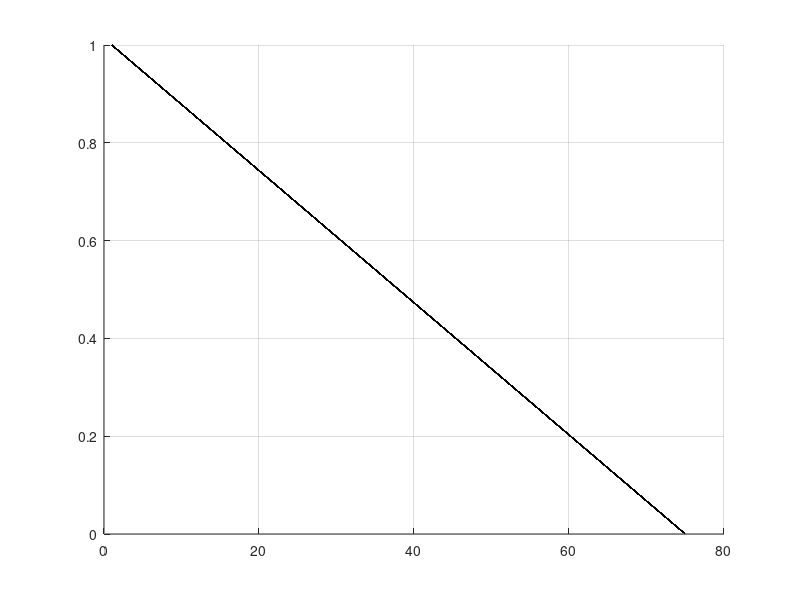
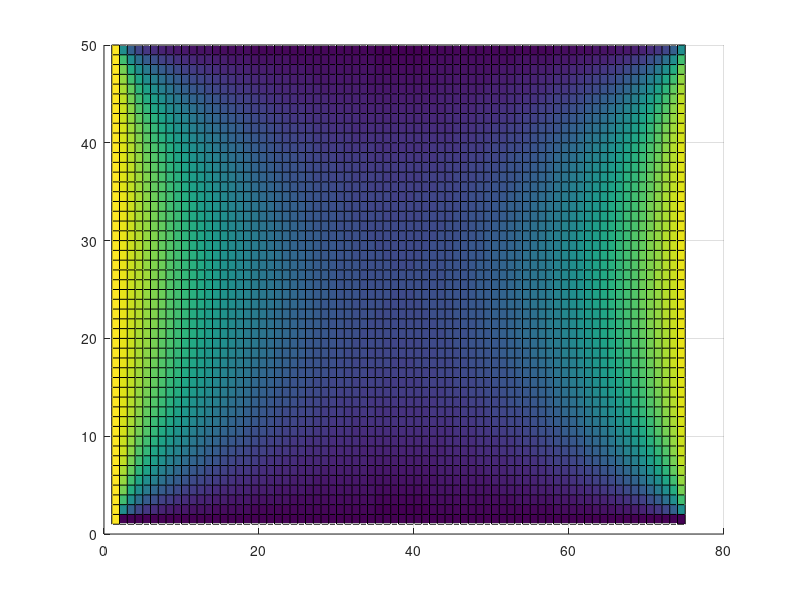
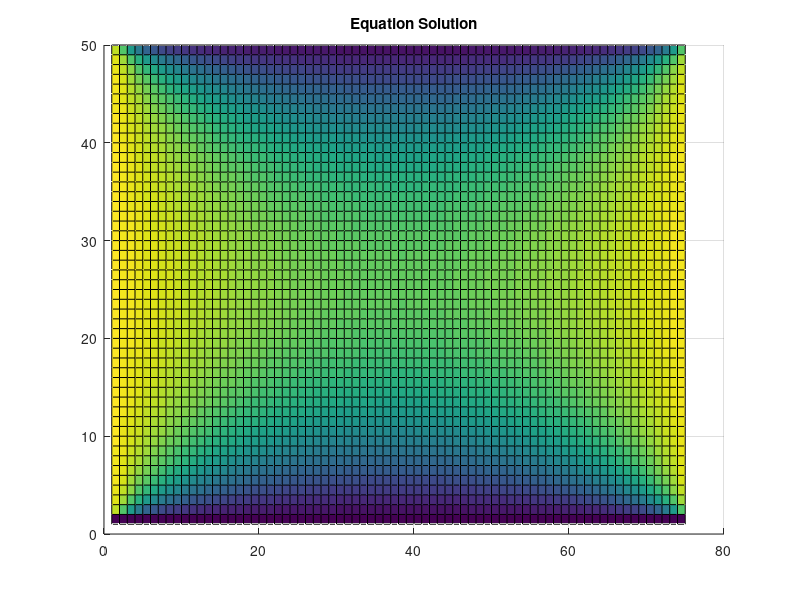

The MATLAB script that drew these images, in order: (Note: this script raises an error after producing the figures.)
%% ELEC 4700 Assignment 2
% Finite Difference Method - Jinseng Vanderkloot 101031534 - Due: March 1, 2022

%% Part 1A: Define the area and see what happens when left side is 1V and right side is 0V while top and bottom isolate.
nx = 75; % # of colums
ny = 50; % # of rows
G = sparse(nx*ny,ny*nx);
F = zeros(nx*ny,1);

for i = 1:nx
    for j = 1:ny
        n = j + (i-1) * ny;     % middle
        nxm = j + (i-2) * ny;   % right
        nxp = j + i * ny;       % left
        nym = j-1 + (i-1) * ny; % top
        nyp = j+1 + (i-1) * ny; % down
        if i == 1 %Left Boundary V=Vo
            G(n,n) = 1;
            F(n,1) = 1;
        elseif i == nx %Right Boundary V=0
            G(n,n) = 1;
        elseif j == 1 %Bottom
            G(n,n) = -3;
            G(n,nxm) = 1;
            G(n,nxp) = 1;
            G(n,nyp) = 1;
        elseif j == ny %Top
            G(n,n) = -3;
            G(n,nxm) = 1;
            G(n,nxp) = 1;
            G(n,nym) = 1;
        else %Middle 
            G(n,n) = -4;
            G(n,nxm) = 1;
            G(n,nxp) = 1;
            G(n,nym) = 1;
            G(n,nyp) = 1;
        end
    end
end

V = G\F;
Vmap = reshape(V, [ny, nx]); % Reshaping Vector to a matrix
figure('name', 'Solution 1A'), title('Simulation Solution'), surf(Vmap'), view(90,0);
%% 
%% 
%% Part 1B: Both left and right have 1V and sides and top and bottom are 0V, get the finite difference solution and compare the mathmatical solution for the shape. 
nx = 75; % # of colums
ny = 50; % # of rows
G = sparse(nx*ny,ny*nx);
F = zeros(nx*ny,1);
for i = 1:nx
    for j = 1:ny
        n = j + (i-1) * ny;     % middle
        nxm = j + (i-2) * ny;   % right
        nxp = j + i * ny;       % left
        nym = j-1 + (i-1) * ny; % top
        nyp = j+1 + (i-1) * ny; % down
        if i == 1 %Left Boundary V=Vo
            G(n,n) = 1;
            F(n,1) = 1;
        elseif i == nx %Right Boundary V=Vo
            G(n,n) = 1;
            F(n,1) = 1;
        elseif j == 1 %Bottom Boundary V=0
            G(n,n) = 1;
            F(n,1) = 0;
        elseif j == ny %Top Boundary V=0
            G(n,n) = 1;
            F(n,1) = 0;
        else %Middle
            G(n,n) = -4;
            G(n,nxm) = 1;
            G(n,nxp) = 1;
            G(n,nym) = 1;
            G(n,nyp) = 1;
        end
    end
end

V = G\F;
Vmap = reshape(V, [ny, nx]); % Reshaping Vector to a matrix
figure('name', 'Solution 1B'), surf(Vmap), view(0,90);
%% 
%% 
%% Analytical Solution 

a = nx;
b = ny/2;
x = linspace(-b, b, nx); % needs to be +b and -b for both sides of surface 
y = linspace(0, a, ny);
V2 = zeros(ny, nx);

figure('name', 'Equation Solution')
[X,Y] = meshgrid(x,y);
for n = 1:2:99 %1,3,5,7...99
    V2 = V2 + ( (1/n) * (cosh((n*pi*X)/a)/cosh((n*pi*b)/a)).* sin((n*pi*Y)/a) );
    surf(4/pi*V2), title('Equation Solution'), view(0,90);
    pause(0.01);
end
% The simulated solution matches closely the analytical solution, the analytical solution wont complete at the corners becuase it is infinite and hard to solve.
%% Part 2 - made a function to easily change the parameters of the area.
%Make this into a function like in the intro to the lab which inputs size;
% of area, size of boxes (placed into the middle x and bottom and top).;
% and box conduction values;
%function [V] = A2_Function(nx, ny, xBox, yBox,boxCond,x0,x1);
%Inputs:; 
%Area x dimension, Area y dimension, box x dimension in middle of area,; 
%Box y dimension from bottom to high and from top down, box conductivity,;
%x0 = volatge at left side, x1 = volatge at right side.; 
% 
% global Carea %NEEDS TO BE GLOBAL - a lot of issues when not global;
%
% % Add bottleneck;
% Carea = ones(nx,ny); %set conduction area to 1;
% % In area, place boxes with new conduction (faster than for loop) ;
% Carea(nx/2 - xBox/2:nx/2 + yBox/2,1:yBox) = boxCond; %Bottom Box;
% Carea(nx/2 - xBox/2:nx/2 + yBox/2,ny-yBox:ny) = boxCond; %Top Box;
% 
% G = sparse(nx*ny,ny*nx);
% F = zeros(nx*ny,1);
% 
% for i = 1:nx;
%     for j = 1:ny;
%         n = j + (i-1) * ny;     % middle;
%         nxm = j + (i-2) * ny;   % right;
%         nxp = j + i * ny;       % left;
%         nym = j-1 + (i-1) * ny; % top;
%         nyp = j+1 + (i-1) * ny; % down;
%         if i == 1 %Left Boundary V=Vo
%             G(n,n) = 1;
%             F(n,1) = x0;
%         elseif i == nx %Right Boundary V=Vo
%             G(n,n) = 1;
%             F(n,1) = x1;
%         elseif j == 1 %Bottom Boundary (Free)
%             bxm = (Carea(i,j) + Carea(i-1,j)) / 2;
%             bxp = (Carea(i,j) + Carea(i+1,j)) / 2;
%             byp = (Carea(i,j) + Carea(i,j+1)) / 2;
% 
%             G(n,n) = -(bxm + bxp + byp);
%             G(n,nxm) = bxm;
%             G(n,nxp) = bxp;
%             G(n,nyp) = byp;
%         elseif j == ny %Top Boundary (Free)
%             bxm = (Carea(i,j) + Carea(i-1,j)) / 2;
%             bxp = (Carea(i,j) + Carea(i+1,j)) / 2;
%             bym = (Carea(i,j) + Carea(i,j-1)) / 2;
% 
%             G(n,n) = -(bxm + bxp + bym);
%             G(n,nxm) = bxm;
%             G(n,nxp) = bxp;
%             G(n,nym) = bym;
%         else %Middle
%             bxm = (Carea(i,j) + Carea(i-1,j)) / 2;
%             bxp = (Carea(i,j) + Carea(i+1,j)) / 2;
%             byp = (Carea(i,j) + Carea(i,j+1)) / 2;
%             bym = (Carea(i,j) + Carea(i,j-1)) / 2;
% 
%             G(n,n) = -(bxm + bxp + bym + byp);
%             G(n,nxm) = bxm;
%             G(n,nxp) = bxp;
%             G(n,nym) = bym;
%             G(n,nyp) = byp;
%         end
%     end
% end
% V = G\F;
% end
%% A2_2A - Get Current Flow through area and use function. 
nx = 75; % # of colums
ny = 50; % # of rows
xBox = 25; %Width of box 
yBox = 15; %Hight of box 
boxCond = 0.01; 
x0 = 1; %voltage at right side of area 
x1 = 0; %Voltage at left side of area
global Carea %Must declare global for both in and out of function 


V=A2_Function(nx, ny, xBox, yBox, boxCond, x0, x1);

Vmap = reshape(V, [ny, nx]); % Reshaping Vector to a matrix
figure('name', 'Voltage Solution')
surf(Vmap),title('Voltage Map'),view(2);

% Conductivity Map
figure('name', 'Conductivity Map');
surf(Carea), title('Conductivity Map');

% Electric Field
[Ex,Ey] = gradient(-Vmap);
figure('name', 'Electric Field');
quiver(Ex,Ey), title('Electric Field');

% Current Flow
Jx = Carea'.* Ex;
Jy = Carea'.* Ey;
figure('name', 'Current Flow');
quiver(Jx,Jy), title('Current Flow');

%When size of area increases, there is more space for current to flow
%therefor the current density if less. 
%% A2_2B - Change Mesh Density 
warning ('off')
mesh = 1:1:5; %increase mesh 5 times in steps of 1 and see effect 
x0 = 1; %voltage at right side of area 
x1 = 0; %Voltage at left side of area
cur = zeros(size(mesh,2),1);
global Carea %Must declare global for both in and out of function 

for a = 1:size(mesh,2)
    %Size of area and box changes to increase mesh 
    nx = 75*a; % # of colums
    ny = 50*a; % # of rows
    
    xBox = 25*a; %Width of box 
    yBox = 15*a; %Length of box 

    V=A2_Function(nx, ny, xBox, yBox, a, x0, x1);
    Vmap = reshape(V, [ny, nx]);
    J = Carea'.*gradient(-Vmap);
    cur(a,1) = max(J,[],"all");
end

figure('name', 'Max Current vs Mesh size');
plot(mesh,cur, 'r');
xlabel('Mesh size');
ylabel('Maximum Current Density (A/m^2)');
title('Max Current vs Mesh size');

%% A2_2C - Narrow the Bottleneck 
nx = 75; % # of colums
ny = 50; % # of rows
xBox = 25; %Width of box 
yBox = 1:1:25; %Length of box 
boxCond = 0.01; 
x0 = 1; %voltage at right side of area 
x1 = 0; %Voltage at left side of area
cur = zeros(25,1);
global Carea %Must declare global for both in and out of function 

for a = 1:25
    V=A2_Function(nx, ny, xBox, a, boxCond, x0, x1);
    Vmap = reshape(V, [ny, nx]);
    J = Carea'.*gradient(-Vmap);
    cur(a,1) = max(J,[],"all");
end

figure('name', 'Max Current vs bottle-neck');
plot(yBox,cur, 'r');
xlabel('Height of Box (m)');
ylabel('Maximum Current Density (A/m^2)');
title('Max Current vs bottle-neck');

%Current Density increases as the current squeezes though a smaller area
%until it is completely cut off. 


%% A2_2D - Varrying conductivity in the box 
nx = 75; % # of colums
ny = 50; % # of rows
xBox = 25; %Width of box 
yBox = 15; %Length of box 
boxCond = logspace(0.0001,100); %increase in increments of x10
x0 = 1; %voltage at right side of area 
x1 = 0; %Voltage at left side of area
cur = zeros(size(boxCond,2),1);
global Carea %Must declare global for both in and out of function 

for a = 1:size(boxCond,2)
    V=A2_Function(nx, ny, xBox, yBox, a, x0, x1);
    Vmap = reshape(V, [ny, nx]);
    J = Carea'.*gradient(-Vmap);
    cur(a,1) = max(J,[],"all");
end

figure('name', 'Max Current vs Box Conductivity');
plot(boxCond,cur, 'r');
set(gca, 'XScale', 'log');
xlabel('Box Conductivity (S/m)');
ylabel('Maximum Current Density (A/m^2)');
title('Max Current vs Box Conductivity');

%When increasing the conductivity of the boxes, more current will flow
%through them increasing the maximum current density through the entire
%area
